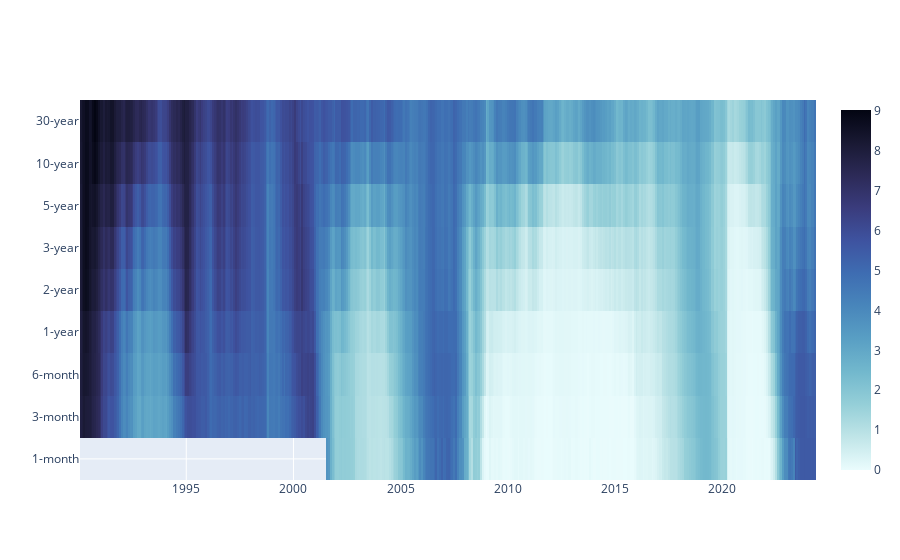

Notebook source saved alongside this figure:
### Markdown cell above
5. Customise the information available in the hover box as well as its format by using the argument `hovertemplate`. Note that we are using HTML elements to define the formatting

### Code cell
fig = go.Figure(data=[go.Heatmap(z=data.values,
                                    x=data.columns,
                                    y=data.index,
                                    colorscale='ice',
                                    reversescale=True,
                                    hovertemplate='<br>Date: %{x}' + \
                                    '<br>Maturity: %{y}' + \
                                    '<br>Yield: %{z:.2f}<extra></extra>',
                                    )])

fig.show()

### Figure 1 — Plotly figure (JSON) as saved in the notebook; plotly's stock layout.template omitted (floating-point values rounded to 4 significant figures; data arrays with more than 128 entries replaced by an {"elided": "..."} marker saying what was removed)
{"data": [{"colorscale": [[0, "rgb(3, 5, 18)"], [0.09091, "rgb(25, 25, 51)"], [0.1818, "rgb(44, 42, 87)"], [0.2727, "rgb(58, 60, 125)"], [0.3636, "rgb(62, 83, 160)"], [0.4545, "rgb(62, 109, 178)"], [0.5455, "rgb(72, 134, 187)"], [0.6364, "rgb(89, 159, 196)"], [0.7273, "rgb(114, 184, 205)"], [0.8182, "rgb(149, 207, 216)"], [0.9091, "rgb(192, 229, 232)"], [1, "rgb(234, 252, 253)"]], "hovertemplate": "<br>Date: %{x}<br>Maturity: %{y}<br>Yield: %{z:.2f}<extra></extra>", "reversescale": true, "type": "heatmap", "x": {"elided": "412 str values"}, "y": ["1-month", "3-month", "6-month", "1-year", "2-year", "3-year", "5-year", "10-year", "30-year"], "z": {"elided": "9x412 float values"}}], "layout": {}}
